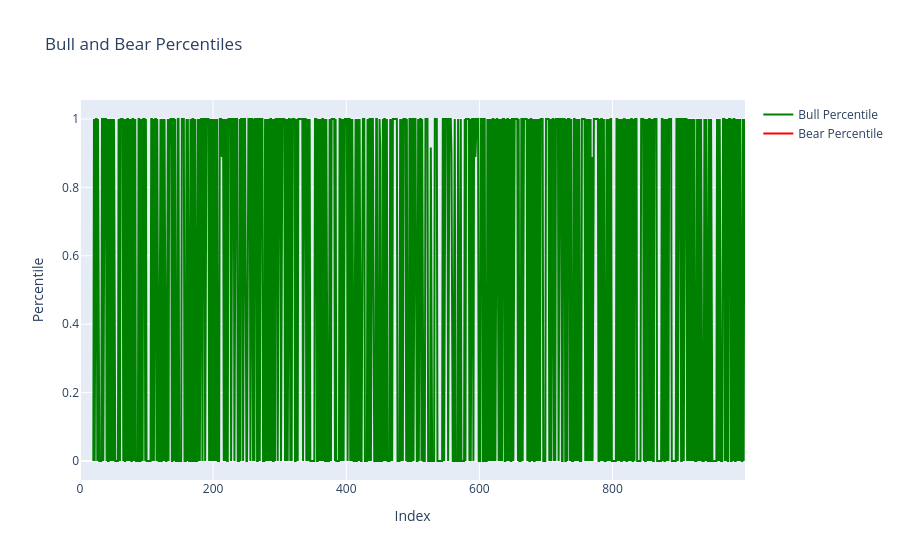

Notebook cell for this chart:
### Code cell
import pandas as pd
import numpy as np
import plotly.graph_objects as go

# Generate the test series with random integers
np.random.seed(42)
random_integers = np.random.randint(-100, 101, size=1000)
test_series = pd.Series(random_integers)

# Define a function to calculate percentiles
def get_percentile(s: pd.Series, timeperiod=21) -> pd.DataFrame:
    rs = pd.DataFrame(index=s.index, columns=['bull_percentile', 'bear_percentile'])

    for i in range(len(s) - timeperiod):
        window = s.iloc[i:i + timeperiod]
        last_value = window.iloc[-1]

        if pd.isna(last_value):
            rs.iat[i + timeperiod-1, 0] = np.nan
            rs.iat[i + timeperiod-1, 1] = np.nan
            continue

        masked_window = window.mask(window < 0).dropna() if last_value < 0 else window.mask(window > 0).dropna()

        # if len(masked_window) > 1:
        if last_value > 0:
            rs.iat[i + timeperiod-1, 0] = (masked_window < last_value).sum() / len(masked_window)
            rs.iat[i + timeperiod-1, 1] = np.nan
        else:
            rs.iat[i + timeperiod-1, 0] = (masked_window < last_value).sum() / len(masked_window)
            rs.iat[i + timeperiod-1, 1] = np.nan
        # else:
        #     rs.iat[i + timeperiod-1, 'bull_percentile'] = np.nan
        #     rs.at[i + timeperiod-1, 'bear_percentile'] = np.nan

    return rs

# Calculate the percentiles
percentiles = get_percentile(test_series)

# Create the plot
fig = go.Figure()

# Add bull_percentile trace
fig.add_trace(go.Scatter(
    x=percentiles.index,
    y=percentiles['bull_percentile'],
    mode='lines',
    name='Bull Percentile',
    line=dict(color='green')
))

# Add bear_percentile trace
fig.add_trace(go.Scatter(
    x=percentiles.index,
    y=percentiles['bear_percentile'],
    mode='lines',
    name='Bear Percentile',
    line=dict(color='red')
))

# Update layout
fig.update_layout(
    title='Bull and Bear Percentiles',
    xaxis_title='Index',
    yaxis_title='Percentile',
    showlegend=True
)

# Show the plot
fig.show()

### Figure 1 — Plotly figure (JSON) as saved in the notebook; plotly's stock layout.template omitted (floating-point values rounded to 4 significant figures; data arrays with more than 128 entries replaced by an {"elided": "..."} marker saying what was removed)
{"data": [{"line": {"color": "green"}, "mode": "lines", "name": "Bull Percentile", "type": "scatter", "x": {"elided": "1000 int values"}, "y": {"elided": "1000 float values"}}, {"line": {"color": "red"}, "mode": "lines", "name": "Bear Percentile", "type": "scatter", "x": {"elided": "1000 int values"}, "y": {"elided": "1000 null values"}}], "layout": {"showlegend": true, "title": {"text": "Bull and Bear Percentiles"}, "xaxis": {"title": {"text": "Index"}}, "yaxis": {"title": {"text": "Percentile"}}}}
